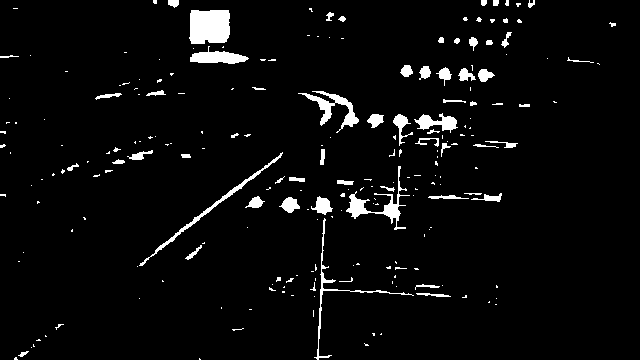
#> input picture src/maskr.png, 640 x 360 px, found by its file name
$ python remove_lines.py
#> lines starting #> are read from the running program, lines starting #| are printed output that depends on the picture; after the words box and inside, x2 and y2 are one past the last pixel; in counts of white or black regions, pixels touching at a corner belong together
import cv2

image = cv2.imread('/home/uros/Projects/light_detection_testing/TrafficLight-Detector/src/maskr.png')
#> image is the input picture: shape (360, 640, 3); 4.1% white; 220 white regions (158 under 20 px), largest, box (x1, y1, x2, y2) and area: (189, 10, 230, 44) 1282, (346, 166, 410, 230) 741, (298, 91, 359, 133) 698
gray = cv2.cvtColor(image,cv2.COLOR_BGR2GRAY)
thresh = cv2.threshold(gray, 0, 255, cv2.THRESH_BINARY_INV + cv2.THRESH_OTSU)[1]

# Remove horizontal
horizontal_kernel = cv2.getStructuringElement(cv2.MORPH_RECT, (25,1))
detected_lines = cv2.morphologyEx(thresh, cv2.MORPH_OPEN, horizontal_kernel, iterations=2)
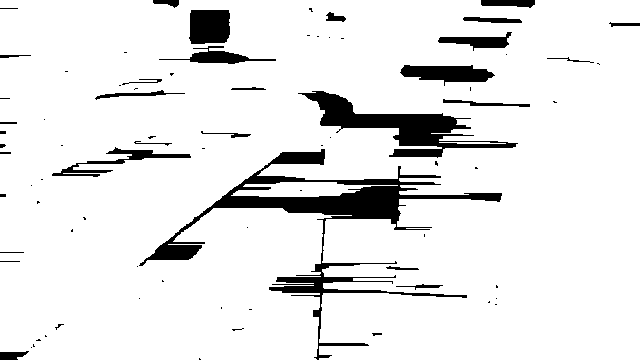
#> detected_lines: shape (360, 640); 91% white; 79 black regions (51 under 20 px)
cnts = cv2.findContours(detected_lines, cv2.RETR_EXTERNAL, cv2.CHAIN_APPROX_SIMPLE)
#> cnts = 2 contours; box (x1, y1, x2, y2) and area: (0, 0, 640, 360) 216066, (231, 182, 398, 197) 1300
cnts = cnts[0] if len(cnts) == 2 else cnts[1]
for c in cnts:
    cv2.drawContours(image, [c], -1, (255,255,255), 2)
#> this loop made 2 passes
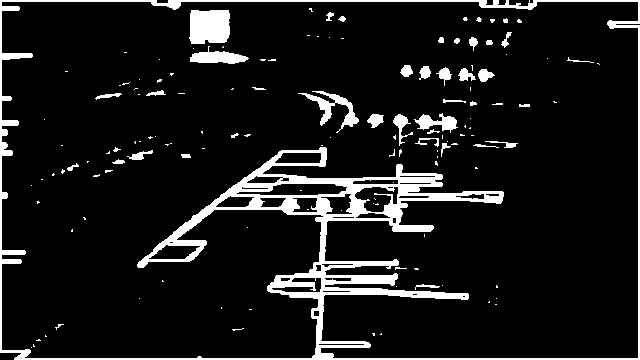
#> image: shape (360, 640, 3); 9.8% white; 139 white regions (101 under 20 px), largest, box (x1, y1, x2, y2) and area: (0, 0, 640, 360) 16818, (189, 10, 230, 44) 1282, (298, 91, 359, 133) 698

# Repair image
repair_kernel = cv2.getStructuringElement(cv2.MORPH_RECT, (1,6))
#> repair_kernel = [1, 1, 1, 1, 1, 1]
result = 255 - cv2.morphologyEx(255 - image, cv2.MORPH_CLOSE, repair_kernel, iterations=1)
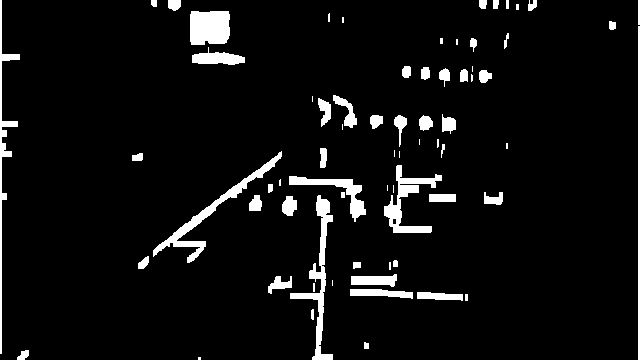
#> result: shape (360, 640, 3); 6% white; 70 white regions (21 under 20 px), largest, box (x1, y1, x2, y2) and area: (153, 151, 282, 263) 1468, (290, 195, 333, 360) 1444, (190, 11, 230, 45) 1279

cv2.imshow('thresh', thresh)
cv2.imshow('detected_lines', detected_lines)
cv2.imshow('image', image)
cv2.imshow('result', result)
cv2.waitKey(0)
cv2.destroyAllWindows()
